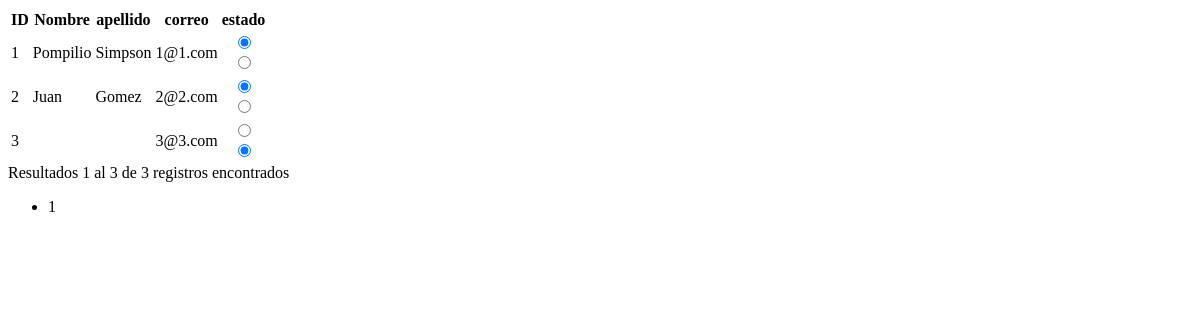
Before: /presentacion/cliente/MostrarBuscarClienteAjax.php with the older database file.
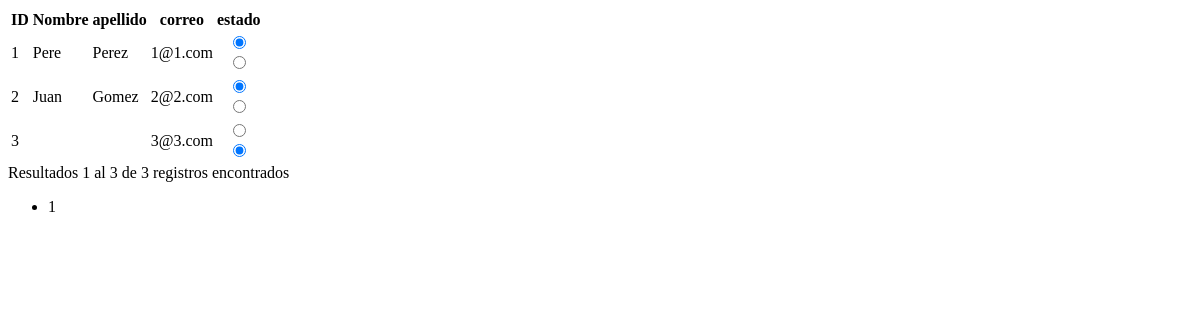
After: the same page with the newer database file.
### tables this page shows
CREATE TABLE `cliente` (
  `idCliente` int(11) NOT NULL,
  `nombre` varchar(45) NOT NULL,
  `apellido` varchar(45) NOT NULL,
  `correo` varchar(45) NOT NULL,
  `clave` varchar(45) NOT NULL,
  `foto` varchar(45) DEFAULT NULL,
  `estado` tinyint(1) NOT NULL
);

### logica/Cliente.php (called while the page is built, shortened)
<?php
require_once "persistencia/Conexion.php";
require_once "persistencia/ClienteDAO.php";
class Cliente{
    private $idCliente;
    private $nombre;
    private $apellido;
    private $correo;
    private $estado;
    private $conexion;
    private $clienteDAO;
    public function getIdCliente(){
        return $this -> idCliente;
    }
    public function getNombre(){
        return $this -> nombre;
    }
    public function getApellido(){
        return $this -> apellido;
    }
    public function getCorreo(){
        return $this -> correo;
    }
    public function getEstado(){
        return $this -> estado;
    }
    public function Cliente($idCliente = "", $nombre = "", $apellido = "", $correo = "", $clave = "", $foto = "", $estado = ""){
        $this -> idCliente = $idCliente;
        $this -> nombre = $nombre;
        $this -> apellido = $apellido;
        $this -> correo = $correo;
        $this -> clave = $clave;
        $this -> foto = $foto;
        $this -> estado = $estado;
        $this -> conexion = new Conexion();
        $this -> clienteDAO = new ClienteDAO($this -> idCliente, $this -> nombre, $this -> apellido, $this -> correo, $this -> clave, $this -> foto, $this -> estado);
    }
    public function consultarPaginacion($cantidad, $pagina){
        $this -> conexion -> abrir();
        $this -> conexion -> ejecutar($this -> clienteDAO -> consultarPaginacion($cantidad, $pagina));
        $cliente = array();
        while(($resultado = $this -> conexion -> extraer()) != null){
            $c = new Cliente($resultado[0], $resultado[1], $resultado[2], $resultado[3],"","", $resultado[4]);
            array_push($cliente, $c);
        }
        $this -> conexion -> cerrar();
        return $cliente;
    }
}
?>

### persistencia/Conexion.php (called while the page is built, shortened)
<?php
class Conexion{
    private $mysqli;
    private $resultado;
    function abrir(){
        $this -> mysqli = new mysqli("db", "root", "example", "dalladb");
        $this -> mysqli -> set_charset("utf8");
    }
    function ejecutar($sentencia){
        $this -> resultado = $this -> mysqli -> query($sentencia);
    }
    function extraer(){
        return $this -> resultado -> fetch_row();
    }
}
?>

### persistencia/ClienteDAO.php (called while the page is built, shortened)
<?php
class ClienteDAO{
    public function consultarPaginacion($cantidad, $pagina){
        return "select idCliente, nombre, apellido, correo, estado
                from cliente
                limit " . (($pagina-1) * $cantidad) . ", " . $cantidad;
    }
}
?>

### presentacion/cliente/MostrarBuscarClienteAjax.php (the view, shortened to what this page needs)
<?php
require_once "logica/Cliente.php";
$cantidad = 5;
$pagina = 1;
$cliente = new Cliente();
if(isset($_GET["filtro"])){
	$clientes = $cliente -> consultarPaginacionFiltro($cantidad, $pagina,$_GET["filtro"] );
}else{
	$clientes = $cliente -> consultarPaginacion($cantidad, $pagina);
}
?>
<!DOCTYPE html>
<html>
    <div class="card-body">
	<div style="overflow-x: scroll;">
					<table class="table table-hover table-striped">
						<tr>
							<th>ID</th>
							<th>Nombre</th>
							<th>apellido</th>
							<th>correo</th>
							<th>estado</th>
						</tr>
						<?php 	$i=1;
						    foreach($clientes as $clientesActual) {
								?>
									<tr class="table-row" id="table-row-<?php echo  $clientesActual -> getIdCliente(); ?>">
										<td contenteditable="false" onBlur="saveToDatabase(this,'idCliente','<?php echo $clientesActual -> getIdCliente(); ?>')" onClick="editRow(this);"><?php echo $clientesActual -> getIdCliente(); ?></td>
										<td contenteditable="true" onBlur="saveToDatabase(this,'nombre','<?php echo   $clientesActual -> getIdCliente(); ?>')" onClick="editRow(this);"><?php echo $clientesActual -> getNombre(); ?></td>
										<td contenteditable="true" onBlur="saveToDatabase(this,'apellido','<?php echo  $clientesActual -> getIdCliente(); ?>')" onClick="editRow(this);"><?php echo $clientesActual -> getApellido(); ?></td>
										<td contenteditable="false" onBlur="saveToDatabase(this,'correo','<?php echo  $clientesActual -> getIdCliente(); ?>')" onClick="editRow(this);"><?php echo $clientesActual -> getCorreo(); ?></td>
										<th id="tabla<?php echo $i?>" >
											<?php
											if($clientesActual -> getEstado()==1){?>
												<div class="form-check form-check-inline">
													<input class="form-check-input" type="radio" name="inLine<?php echo  $clientesActual -> getIdCliente(); ?>"   onclick="hacer_click('1','<?php echo  $clientesActual -> getIdCliente(); ?>',tabla<?php echo $i?>)" <?php echo ($clientesActual -> getEstado()==1)?"checked":"" ?>>
												</div>
												<div class="form-check form-check-inline">
													<input class="form-check-input" type="radio" name="inLine<?php echo  $clientesActual -> getIdCliente(); ?>"   onclick="hacer_click('0','<?php echo  $clientesActual -> getIdCliente(); ?>',tabla<?php echo $i?>)"   <?php echo ($clientesActual -> getEstado()==0)?"checked":"" ?>>
												</div>
											<?php
											}elseif($clientesActual -> getEstado()==0){?>
												<div class="form-check form-check-inline">
													<input class="form-check-input" type="radio" name="inLine<?php echo  $clientesActual -> getIdCliente(); ?>"   onclick="hacer_click('1','<?php echo  $clientesActual -> getIdCliente(); ?>',tabla<?php echo $i?>)"   <?php echo ($clientesActual -> getEstado()==1)?"checked":"" ?>>
												</div>
												<div class="form-check form-check-inline">
													<input class="form-check-input" type="radio" name="inLine<?php echo  $clientesActual -> getIdCliente(); ?>"   onclick="hacer_click('0','<?php echo  $clientesActual -> getIdCliente(); ?>',tabla<?php echo $i?>)"   <?php echo ($clientesActual -> getEstado()==0)?"checked":"" ?>>
												</div>
											<?php
											}else{ echo "<span class='fas fa-question-circle' data-toggle='tooltip' data-placement='left' title='Estado Diferente'>". $clientesActual -> getEstado() ."</span>";
											}
											?>
										</th>
									</tr>
								<?php
							$i++;
						}
						?>
					</table>
					</div>
							<?php
							$totalRegistros = $i-1;
							$totalPaginas = intval($totalRegistros/$cantidad);
							if($totalRegistros%$cantidad != 0 || $totalRegistros%$cantidad == 0){
								$totalPaginas++;
							}
							?>
					<div class="text-right">Resultados <?php echo (($pagina-1)*$cantidad+1) ?> al <?php echo (($pagina-1)*$cantidad)+count($clientes) ?> de <?php echo $totalRegistros ?> registros encontrados</div>
					<div class="text-center">
        				<nav>
        					<ul class="pagination">
        						<?php
        						for($i=1; $i<=$totalPaginas; $i++){
        						    if($i==$pagina){
        						        echo "<li class='page-item active' aria-current='page'><span class='page-link'>" . $i . "<span class='sr-only'></span></span></li>";
        						    }else{
        						        echo "<li class='page-item'><a class='page-link' '>" . $i . "</a></li>";
        						    }
        						}
        						?>
        					</ul>
        				</nav>
					</div>
	</div>
</html>

Changed rows visible on the page:
changed cliente "1@1.com": nombre "Pompilio" → "Pere"; apellido "Simpson" → "Perez"
